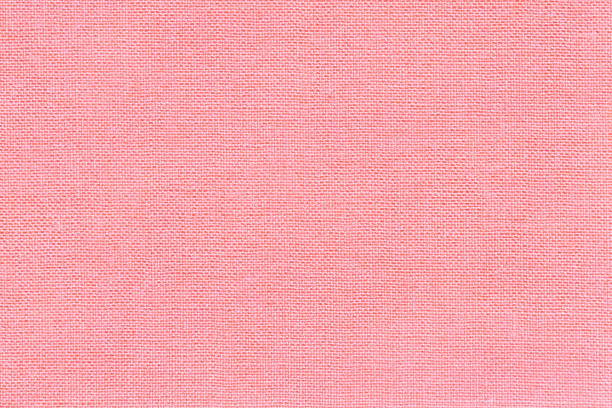
#> input picture sample_test.jpg, 612 x 408 px
$ python -i preprocessing.py   (imports and definitions only)   (older library calls are emulated)
#> lines starting #> are read from the running program, lines starting #| are printed output that depends on the picture
#> further down, picture is the input picture: shape (408, 612, 3); mean B, G, R 173.1, 165.8, 248.6
import cv2
import numpy as np

IMG_SIZE = (128, 128)

def extract_gabor_features(gray):
    """
    Ekstraksi Gabor features: mengembalikan array panjang 8
    """
    features = []
    num_orientations = 4
    for theta in range(num_orientations):
        theta_val = theta / num_orientations * np.pi
        kernel = cv2.getGaborKernel((7,7), 4.0, theta_val, 10.0, 0.5, 0, ktype=cv2.CV_32F)
        fimg = cv2.filter2D(gray, cv2.CV_8UC3, kernel)
        # mean dan std dari hasil filter
        features.append(np.mean(fimg))
        features.append(np.std(fimg))
    return np.array(features, dtype=np.float32)

def extract_feature_vector_from_image(img_bgr):
    """
    Input: image dalam format BGR (numpy array dari OpenCV)
    Output: 1x20 numpy array (float32)
    """
    if img_bgr is None:
        raise ValueError("Input image is None")

    img = cv2.resize(img_bgr, IMG_SIZE)
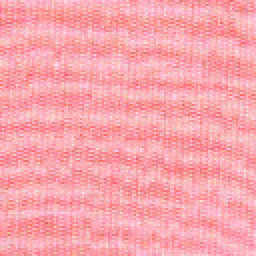
#> img: shape (128, 128, 3) (shown 2 times larger); mean B, G, R 173.1, 165.6, 248.6

    # Convert color spaces (training pakai RGB sebagai basis)
    img_rgb = cv2.cvtColor(img, cv2.COLOR_BGR2RGB)
    img_hsv = cv2.cvtColor(img_rgb, cv2.COLOR_RGB2HSV)
#> img_hsv: shape (128, 128, 3); mean H, S, V 127.4, 86.5, 248.6
    img_lab = cv2.cvtColor(img_rgb, cv2.COLOR_RGB2LAB)
#> img_lab: shape (128, 128, 3); mean of channels 0, 1, 2 194.8, 159.6, 137.1
    img_hsl = cv2.cvtColor(img_rgb, cv2.COLOR_RGB2HLS)
#> img_hsl: shape (128, 128, 3); mean of channels 0, 1, 2 132.7, 206.7, 222.6
    gray = cv2.cvtColor(img, cv2.COLOR_BGR2GRAY)
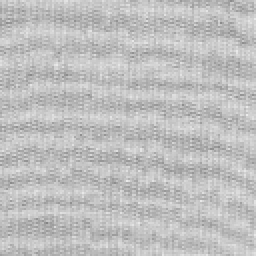
#> gray: shape (128, 128) (shown 2 times larger); min 132, max 235, mean 191.3

    # mean per channel
    rgb_mean = np.mean(img_rgb.reshape(-1, 3), axis=0)
#> rgb_mean = [248.6, 165.6, 173.1]
    hsv_mean = np.mean(img_hsv.reshape(-1, 3), axis=0)
#> hsv_mean = [127.4, 86.48, 248.6]
    lab_mean = np.mean(img_lab.reshape(-1, 3), axis=0)
#> lab_mean = [194.8, 159.6, 137.1]
    hsl_mean = np.mean(img_hsl.reshape(-1, 3), axis=0)
#> hsl_mean = [132.7, 206.7, 222.6]

    gabor_feats = extract_gabor_features(gray)  # length 8
#> after the loop in extract_gabor_features, `for theta in range(num_orientations):`: features = [255, 0, 255, 0, 255, 0, 255, 0]
#> gabor_feats = [255, 0, 255, 0, 255, 0, 255, 0]

    feature_vector = np.concatenate([
        rgb_mean,     # 3
        hsv_mean,     # 3
        hsl_mean,     # 3
        lab_mean,     # 3
        gabor_feats   # 8
    ]).astype(np.float32)
#> feature_vector = 20 values, max 255 at index 12, min 0 at index 13, mean 156.2

    # bentuk (1,20)
    return feature_vector.reshape(1, -1)

def extract_features_from_bytes(image_bytes):
    """
    Decode bytes -> call extract_feature_vector_from_image
    """
    npimg = np.frombuffer(image_bytes, np.uint8)
    img = cv2.imdecode(npimg, cv2.IMREAD_COLOR)
    if img is None:
        raise ValueError("Gagal decode gambar dari bytes")
    return extract_feature_vector_from_image(img)

>>> import cv2
>>> picture = cv2.imread('../../../sample_test.jpg')
>>> result = extract_feature_vector_from_image(picture)
